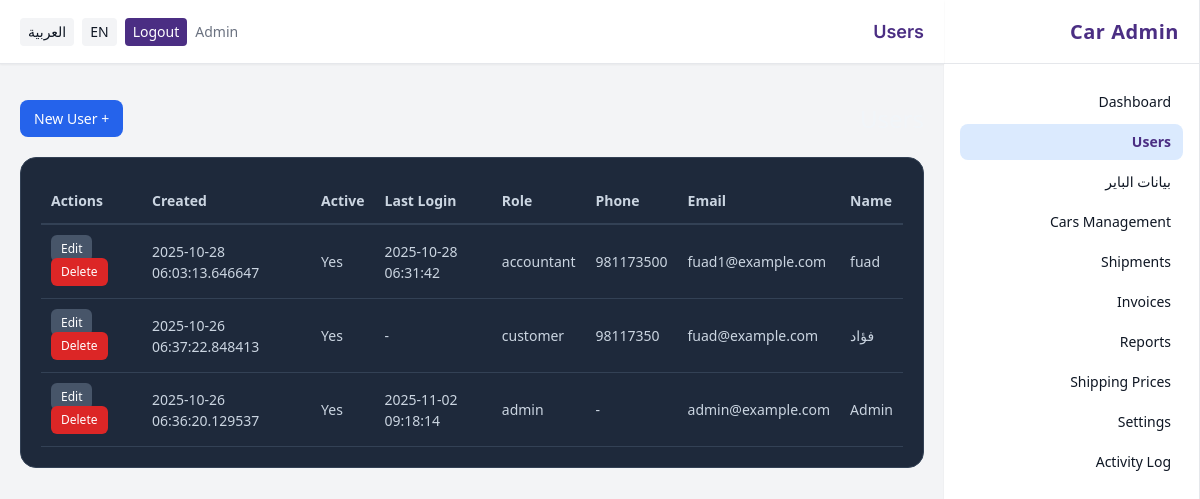
/admin/users (signed in), run on an earlier commit of the app's database.
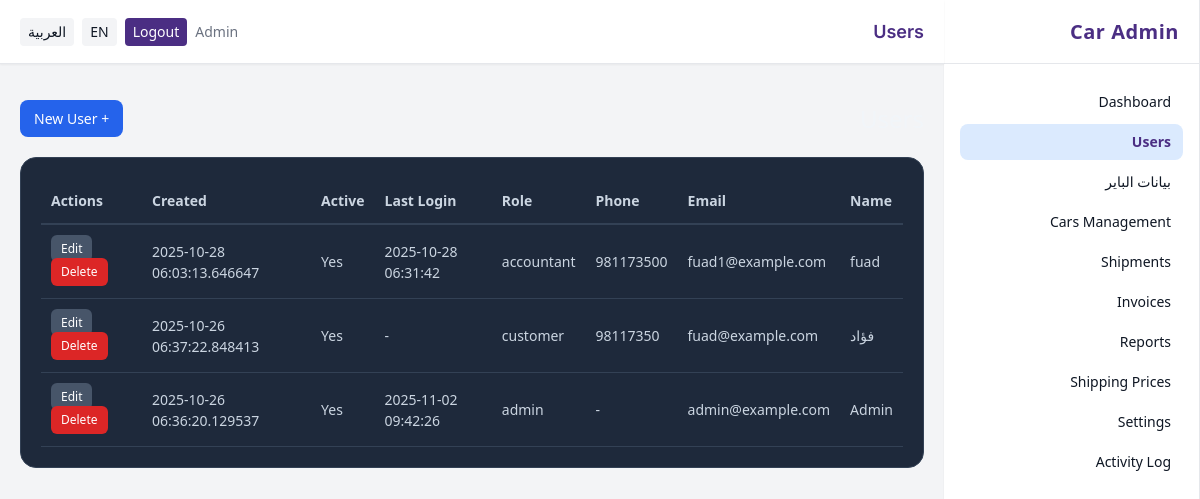
And on a later commit of the database.
### app/models.py (models this page shows, shortened)
class User(db.Model, UserMixin):
    __tablename__ = "users"
    id = db.Column(db.Integer, primary_key=True)
    name = db.Column(db.String(150))
    email = db.Column(db.String(180), unique=True, index=True)
    phone = db.Column(db.String(50))
    password_hash = db.Column(db.String(200))
    role_id = db.Column(db.Integer, db.ForeignKey("roles.id"))
    active = db.Column(db.Boolean, default=True)
    created_at = db.Column(db.DateTime, default=datetime.utcnow)
    last_login_at = db.Column(db.DateTime)
    role = db.relationship("Role")
    @property
    def is_active(self):
        return bool(self.active)

class Role(db.Model):
    __tablename__ = "roles"
    id = db.Column(db.Integer, primary_key=True)
    name = db.Column(db.String(50), unique=True, nullable=False)

### app/blueprints/admin/routes.py (the view)
@admin_bp.route("/users")
@role_required("admin")
def users_list():
    q = db.session.query(User)
    role = request.args.get("role")
    active = request.args.get("active")
    if role:
        q = q.join(Role, isouter=True).filter(Role.name == role)
    if active in ("true", "false"):
        q = q.filter(User.active.is_(active == "true"))
    users = q.order_by(User.created_at.desc()).all()
    return render_template("admin/users.html", users=users)

### app/security.py (called while the page is built)
def _canonicalize_role(role_name: str | None) -> str | None:
    if not role_name:
        return None
    name = role_name.strip().lower()
    synonyms = {
        "staff": "employee",
        "employees": "employee",
    }
    return synonyms.get(name, name)

def role_required(*allowed_roles: str) -> Callable:
    normalized_allowed = {
        r for r in (_canonicalize_role(r) for r in allowed_roles) if r is not None
    }
    def decorator(view_func: Callable) -> Callable:
        @wraps(view_func)
        @login_required
        def wrapper(*args, **kwargs):
            user_role = getattr(getattr(current_user, "role", None), "name", None)
            user_role_norm = _canonicalize_role(user_role)
            if not user_role_norm or user_role_norm not in normalized_allowed:
                abort(403)
            return view_func(*args, **kwargs)
        return wrapper
    return decorator

### app/templates/admin/users.html (shortened to what this page needs)
{% extends "base_admin.html" %}
{% block header %}{{ _('Users') }}{% endblock %}
{% block content %}
<div class="users-header">
  <h1>{{ _('Users') }}</h1>
  <a href="{{ url_for('admin.users_new') }}" class="btn-new-user">+ {{ _('New User') }}</a>
</div>
<div class="users-container">
  <table class="users-table">
    <thead>
      <tr>
        <th>{{ _('Name') }}</th>
        <th>{{ _('Email') }}</th>
        <th>{{ _('Phone') }}</th>
        <th>{{ _('Role') }}</th>
        <th>{{ _('Last Login') }}</th>
        <th>{{ _('Active') }}</th>
        <th>{{ _('Created') }}</th>
        <th>{{ _('Actions') }}</th>
      </tr>
    </thead>
    <tbody>
      {% for u in users %}
      <tr>
        <td>{{ u.name }}</td>
        <td>{{ u.email }}</td>
        <td>{{ u.phone or '-' }}</td>
        <td>{{ u.role.name if u.role else '-' }}</td>
        <td>{{ u.last_login_at or '-' }}</td>
        <td>{{ _('Yes') if u.active else _('No') }}</td>
        <td>{{ u.created_at }}</td>
        <td>
          <a href="{{ url_for('admin.users_edit', user_id=u.id) }}" class="btn-edit">{{ _('Edit') }}</a>
          <form action="{{ url_for('admin.users_delete', user_id=u.id) }}" method="post" style="display:inline" onsubmit="return confirm('{{ _('Delete user?') }}');">
            <button type="submit" class="btn-delete">{{ _('Delete') }}</button>
          </form>
        </td>
      </tr>
      {% else %}
      <tr>
        <td colspan="8" class="no-users">{{ _('No users found') }}</td>
      </tr>
      {% endfor %}
    </tbody>
  </table>
</div>
{% endblock %}

### app/templates/base_admin.html (shortened to what this page needs)
<!doctype html>
<html lang="{{ g.get('lang_code', 'ar') }}" {% if g.get('lang_code', 'ar') == 'ar' %}dir="rtl"{% endif %} class="h-full bg-background">
<head>
  <script src="https://cdn.tailwindcss.com"></script>
  <link href="https://cdnjs.cloudflare.com/ajax/libs/font-awesome/6.5.0/css/all.min.css" rel="stylesheet">
</head>
<body class="h-full text-neutral text-center">
  <div class="min-h-screen flex bg-background">
    {% if current_user.is_authenticated and current_user.role and (current_user.role.name|lower) == 'admin' %}
    <aside class="w-64 hidden md:flex flex-col bg-white border-r border-gray-200 shadow-sm">
      <div class="h-16 flex items-center px-5 border-b border-gray-200">
        <div class="text-primary text-xl font-bold tracking-wide">{{ _('Car Admin') }}</div>
      </div>
      <nav class="flex-1 px-4 py-5 space-y-1 text-sm">
        <a href="{{ url_for('admin.dashboard') }}" class="flex items-center gap-3 px-3 py-2 rounded-lg hover:bg-blue-50 {% if request.endpoint=='admin.dashboard' %}bg-blue-100 text-primary font-semibold{% endif %}">{{ _('Dashboard') }}</a>
        <a href="{{ url_for('admin.users_list') }}" class="flex items-center gap-3 px-3 py-2 rounded-lg hover:bg-blue-50 {% if request.endpoint and request.endpoint.startswith('admin.users') %}bg-blue-100 text-primary font-semibold{% endif %}">{{ _('Users') }}</a>
        <a href="{{ url_for('admin.buyers_list') }}" class="flex items-center gap-3 px-3 py-2 rounded-lg hover:bg-blue-50 ">بيانات الباير</a>
        <a href="{{ url_for('ops.dashboard') }}" class="flex items-center gap-3 px-3 py-2 rounded-lg hover:bg-blue-50">{{ _('Cars Management') }}</a>
        <a href="{{ url_for('ops.dashboard') }}" class="flex items-center gap-3 px-3 py-2 rounded-lg hover:bg-blue-50">{{ _('Shipments') }}</a>
        <a href="{{ url_for('acct.dashboard') }}" class="flex items-center gap-3 px-3 py-2 rounded-lg hover:bg-blue-50">{{ _('Invoices') }}</a>
        <a href="{{ url_for('admin.reports') }}" class="flex items-center gap-3 px-3 py-2 rounded-lg hover:bg-blue-50 ">{{ _('Reports') }}</a>
        <a href="{{ url_for('admin.shipping_prices_list') }}" class="flex items-center gap-3 px-3 py-2 rounded-lg hover:bg-blue-50 ">{{ _('Shipping Prices') }}</a>
        <a href="{{ url_for('admin.settings') }}" class="flex items-center gap-3 px-3 py-2 rounded-lg hover:bg-blue-50 {% if request.endpoint=='admin.settings' %}bg-blue-100 text-primary font-semibold{% endif %}">{{ _('Settings') }}</a>
        <a href="{{ url_for('admin.activity_log') }}" class="flex items-center gap-3 px-3 py-2 rounded-lg hover:bg-blue-50 ">{{ _('Activity Log') }}</a>
      </nav>
    </aside>
    {% endif %}
    <div class="flex-1 flex flex-col min-w-0">
      <header class="h-16 flex items-center justify-between px-5 bg-white border-b border-gray-200 shadow-sm">
        <div class="text-lg font-semibold text-primary font-heading">{% block header %}{% endblock %}</div>
        <div class="flex items-center gap-2 text-sm">
          {% if current_user.is_authenticated %}
            <span class="text-muted">{{ current_user.name }}</span>
            <a href="{{ url_for('auth.logout') }}" class="px-2 py-1 rounded bg-primary text-white hover:opacity-90 transition">{{ _('Logout') }}</a>
          {% endif %}
          <a href="{{ request.path }}?lang=en" class="px-2 py-1 rounded bg-background hover:bg-white">EN</a>
          <a href="{{ request.path }}?lang=ar" class="px-2 py-1 rounded bg-background hover:bg-white">العربية</a>
        </div>
      </header>
      <div class="px-5 pt-4">
      </div>
      <main class="p-5">
        {% block content %}{% endblock %}
      </main>
    </div>
  </div>
</body>
</html>

What changed in the data, as far as the page shows it:
changed User "Admin": last_login_at "2025-11-02 09:18:14" → "2025-11-02 09:42:26"
